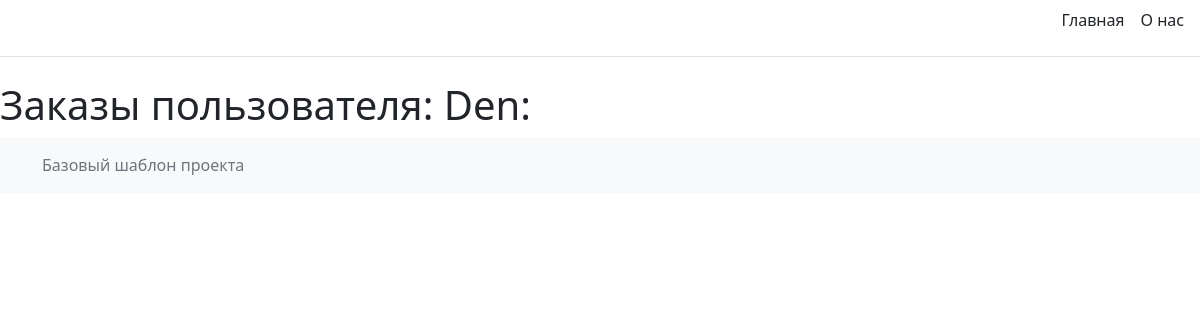
The app's page /hw2/client_orders/7/, older data.
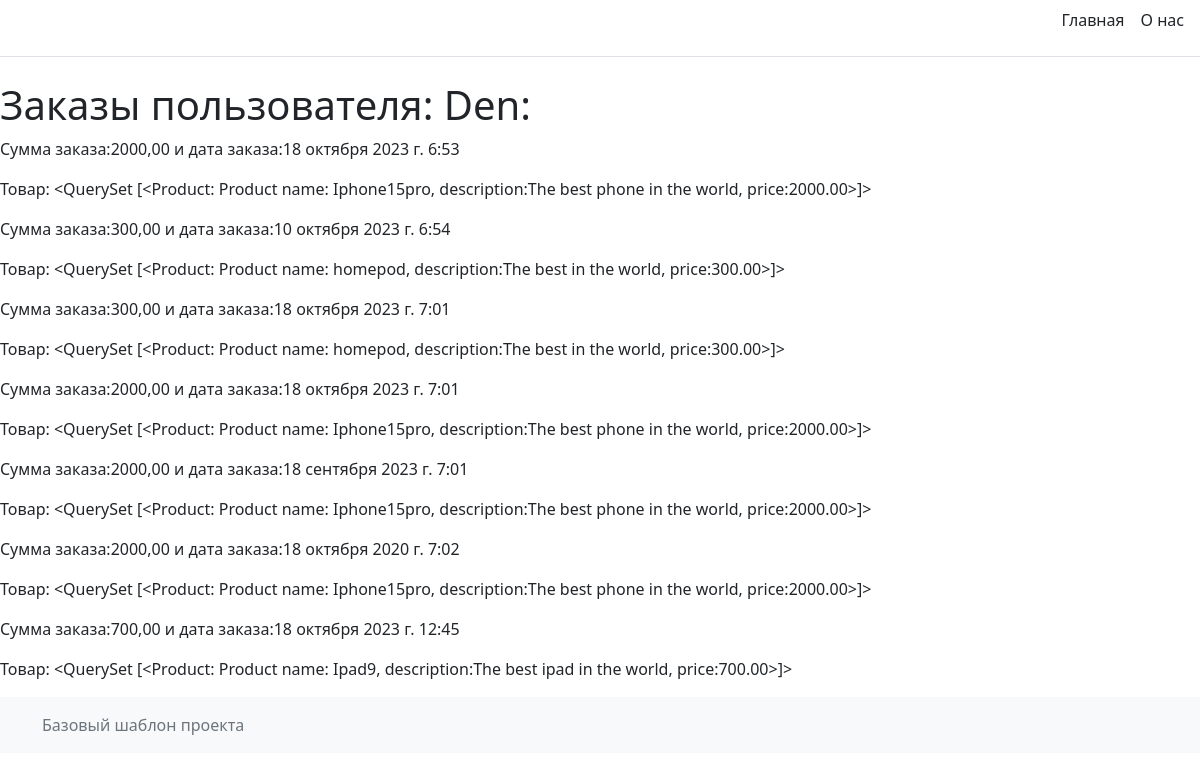
The same page, newer data.
### hw2/models.py (models this page shows, shortened)
class Order(models.Model):
    customer = models.ForeignKey(Client, on_delete=models.CASCADE)
    products = models.ManyToManyField(Product)
    date_ordered = models.DateTimeField(auto_now_add=True)
    total_price = models.DecimalField(max_digits=8, decimal_places=2)

class Product(models.Model):
    name = models.CharField(max_length=100)
    description = models.TextField()
    price = models.DecimalField(max_digits=8, decimal_places=2)
    count_product = models.IntegerField()
    image = models.ImageField(upload_to='products/%Y/%m/%d/')
    date_added = models.DateTimeField(auto_now_add=True)
    def __str__(self):
        return f"Product name:{self.name}, description:{self.description}, price:{self.price}"

### hw2/views.py (the view)
# urls.py: path('client_orders/<int:client_id>/', client_orders, name='bask'),
def client_orders(request, client_id):
    client = get_object_or_404(Client, pk=client_id)
    orders = Order.objects.filter(customer=client)
    products = []
    for order in orders:
        products.append(order.products.all())
    products.reverse()
    return render(request, 'hw2/client_orders.html', {'client': client, 'orders': orders, 'products': products})

### hw2/templates/hw2/client_orders.html (shortened to what this page needs)
{% extends 'hw2/base.html' %}
{% block content %}
<h1>Заказы пользователя: {{ client.name }}:</h1>
    {% for order in orders %}
            <p>Сумма заказа:{{ order.total_price }} и дата заказа:{{ order.date_ordered}}</p>
            <p>Товар: {{ products.pop }}</p>
    {% endfor %}
{% endblock %}

Row changes from the older to the newer data that the page shows:
added Order: total_price "2000,00", date_ordered "18 октября 2023 г. 6:53"
now on this page (row unchanged): Product: pop "<QuerySet [<Product: Product name: Iphone15pro, description:The best phone in the world, price:2000.00>]>"
added Order: total_price "300,00", date_ordered "10 октября 2023 г. 6:54"
now on this page (row unchanged): Product: pop "<QuerySet [<Product: Product name: homepod, description:The best in the world, price:300.00>]>"
added Order: total_price "300,00", date_ordered "18 октября 2023 г. 7:01"
added Order: total_price "2000,00", date_ordered "18 октября 2023 г. 7:01"
added Order: total_price "2000,00", date_ordered "18 сентября 2023 г. 7:01"
added Order: total_price "2000,00", date_ordered "18 октября 2020 г. 7:02"
added Order: total_price "700,00", date_ordered "18 октября 2023 г. 12:45"
now on this page (row unchanged): Product: pop "<QuerySet [<Product: Product name: Ipad9, description:The best ipad in the world, price:700.00>]>"
